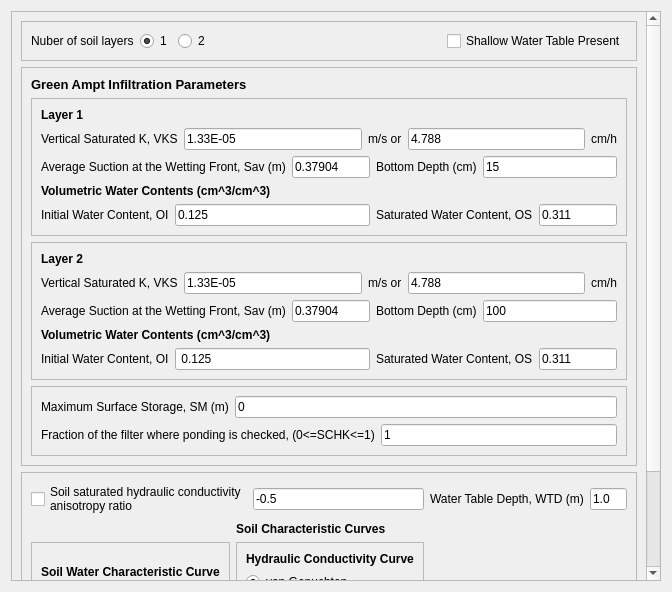
<?xml version="1.0" encoding="UTF-8"?>
<ui version="4.0">
 <class>Dialog</class>
 <widget class="QDialog" name="Dialog">
  <property name="geometry">
   <rect>
    <x>0</x>
    <y>0</y>
    <width>672</width>
    <height>592</height>
   </rect>
  </property>
  <property name="windowTitle">
   <string>Dialog</string>
  </property>
  <layout class="QGridLayout" name="gridLayout_10">
   <item row="0" column="0">
    <widget class="QScrollArea" name="scrollArea">
     <property name="widgetResizable">
      <bool>true</bool>
     </property>
     <widget class="QWidget" name="scrollAreaWidgetContents">
      <property name="geometry">
       <rect>
        <x>0</x>
        <y>-96</y>
        <width>635</width>
        <height>678</height>
       </rect>
      </property>
      <layout class="QGridLayout" name="gridLayout_9">
       <item row="0" column="0">
        <widget class="QFrame" name="frame">
         <property name="maximumSize">
          <size>
           <width>16777215</width>
           <height>40</height>
          </size>
         </property>
         <property name="frameShape">
          <enum>QFrame::StyledPanel</enum>
         </property>
         <property name="frameShadow">
          <enum>QFrame::Raised</enum>
         </property>
         <layout class="QGridLayout" name="gridLayout">
          <item row="0" column="2">
           <widget class="QRadioButton" name="radio_two">
            <property name="text">
             <string>2</string>
            </property>
           </widget>
          </item>
          <item row="0" column="0">
           <widget class="QLabel" name="label">
            <property name="text">
             <string>Nuber of soil layers</string>
            </property>
           </widget>
          </item>
          <item row="0" column="4">
           <widget class="QCheckBox" name="check_water_table">
            <property name="text">
             <string>Shallow Water Table Present</string>
            </property>
           </widget>
          </item>
          <item row="0" column="1">
           <widget class="QRadioButton" name="radio_one">
            <property name="text">
             <string>1</string>
            </property>
            <property name="checked">
             <bool>true</bool>
            </property>
           </widget>
          </item>
          <item row="0" column="3">
           <spacer name="horizontalSpacer">
            <property name="orientation">
             <enum>Qt::Horizontal</enum>
            </property>
            <property name="sizeHint" stdset="0">
             <size>
              <width>40</width>
              <height>20</height>
             </size>
            </property>
           </spacer>
          </item>
         </layout>
        </widget>
       </item>
       <item row="1" column="0">
        <widget class="QFrame" name="frame_2">
         <property name="frameShape">
          <enum>QFrame::StyledPanel</enum>
         </property>
         <property name="frameShadow">
          <enum>QFrame::Raised</enum>
         </property>
         <layout class="QGridLayout" name="gridLayout_8">
          <item row="0" column="0">
           <widget class="QLabel" name="label_2">
            <property name="font">
             <font>
              <pointsize>10</pointsize>
              <weight>75</weight>
              <bold>true</bold>
             </font>
            </property>
            <property name="text">
             <string>Green Ampt Infiltration Parameters</string>
            </property>
           </widget>
          </item>
          <item row="1" column="0">
           <widget class="QFrame" name="frame_3">
            <property name="frameShape">
             <enum>QFrame::StyledPanel</enum>
            </property>
            <property name="frameShadow">
             <enum>QFrame::Raised</enum>
            </property>
            <layout class="QGridLayout" name="gridLayout_3">
             <item row="0" column="0">
              <widget class="QLabel" name="label_3">
               <property name="font">
                <font>
                 <pointsize>9</pointsize>
                 <weight>75</weight>
                 <bold>true</bold>
                </font>
               </property>
               <property name="text">
                <string>Layer 1</string>
               </property>
              </widget>
             </item>
             <item row="1" column="0" colspan="2">
              <layout class="QHBoxLayout" name="horizontalLayout">
               <item>
                <widget class="QLabel" name="label_4">
                 <property name="text">
                  <string>Vertical Saturated K, VKS</string>
                 </property>
                </widget>
               </item>
               <item>
                <widget class="QLineEdit" name="line_vertical_ms">
                 <property name="text">
                  <string>1.33E-05</string>
                 </property>
                </widget>
               </item>
               <item>
                <widget class="QLabel" name="label_5">
                 <property name="text">
                  <string>m/s or</string>
                 </property>
                </widget>
               </item>
               <item>
                <widget class="QLineEdit" name="line_vertical_cmh">
                 <property name="text">
                  <string>4.788</string>
                 </property>
                </widget>
               </item>
               <item>
                <widget class="QLabel" name="label_6">
                 <property name="text">
                  <string>cm/h</string>
                 </property>
                </widget>
               </item>
              </layout>
             </item>
             <item row="2" column="0">
              <layout class="QHBoxLayout" name="horizontalLayout_2">
               <item>
                <widget class="QLabel" name="label_7">
                 <property name="text">
                  <string>Average Suction at the Wetting Front, Sav (m)</string>
                 </property>
                </widget>
               </item>
               <item>
                <widget class="QLineEdit" name="line_average">
                 <property name="text">
                  <string>0.37904</string>
                 </property>
                </widget>
               </item>
              </layout>
             </item>
             <item row="2" column="1">
              <layout class="QHBoxLayout" name="horizontalLayout_3">
               <item>
                <widget class="QLabel" name="label_8">
                 <property name="text">
                  <string>Bottom Depth (cm)</string>
                 </property>
                </widget>
               </item>
               <item>
                <widget class="QLineEdit" name="line_bottom">
                 <property name="text">
                  <string>15</string>
                 </property>
                </widget>
               </item>
              </layout>
             </item>
             <item row="3" column="0">
              <widget class="QLabel" name="label_9">
               <property name="font">
                <font>
                 <weight>75</weight>
                 <bold>true</bold>
                </font>
               </property>
               <property name="text">
                <string>Volumetric Water Contents (cm^3/cm^3)</string>
               </property>
              </widget>
             </item>
             <item row="4" column="0">
              <layout class="QHBoxLayout" name="horizontalLayout_4">
               <item>
                <widget class="QLabel" name="label_10">
                 <property name="text">
                  <string>Initial Water Content, OI</string>
                 </property>
                </widget>
               </item>
               <item>
                <widget class="QLineEdit" name="line_initial">
                 <property name="text">
                  <string>0.125</string>
                 </property>
                </widget>
               </item>
              </layout>
             </item>
             <item row="4" column="1">
              <layout class="QHBoxLayout" name="horizontalLayout_5">
               <item>
                <widget class="QLabel" name="label_11">
                 <property name="text">
                  <string>Saturated Water Content, OS</string>
                 </property>
                </widget>
               </item>
               <item>
                <widget class="QLineEdit" name="line_saturated">
                 <property name="text">
                  <string>0.311</string>
                 </property>
                </widget>
               </item>
              </layout>
             </item>
            </layout>
           </widget>
          </item>
          <item row="2" column="0">
           <widget class="QFrame" name="frame_5">
            <property name="frameShape">
             <enum>QFrame::StyledPanel</enum>
            </property>
            <property name="frameShadow">
             <enum>QFrame::Raised</enum>
            </property>
            <layout class="QGridLayout" name="gridLayout_4">
             <item row="0" column="0">
              <widget class="QLabel" name="label_14">
               <property name="font">
                <font>
                 <pointsize>9</pointsize>
                 <weight>75</weight>
                 <bold>true</bold>
                </font>
               </property>
               <property name="text">
                <string>Layer 2</string>
               </property>
              </widget>
             </item>
             <item row="1" column="0" colspan="2">
              <layout class="QHBoxLayout" name="horizontalLayout_6">
               <item>
                <widget class="QLabel" name="label_15">
                 <property name="text">
                  <string>Vertical Saturated K, VKS</string>
                 </property>
                </widget>
               </item>
               <item>
                <widget class="QLineEdit" name="line_vertical_ms_2">
                 <property name="text">
                  <string>1.33E-05</string>
                 </property>
                </widget>
               </item>
               <item>
                <widget class="QLabel" name="label_16">
                 <property name="text">
                  <string>m/s or</string>
                 </property>
                </widget>
               </item>
               <item>
                <widget class="QLineEdit" name="line_vertical_cmh_2">
                 <property name="text">
                  <string>4.788</string>
                 </property>
                </widget>
               </item>
               <item>
                <widget class="QLabel" name="label_17">
                 <property name="text">
                  <string>cm/h</string>
                 </property>
                </widget>
               </item>
              </layout>
             </item>
             <item row="2" column="0">
              <layout class="QHBoxLayout" name="horizontalLayout_7">
               <item>
                <widget class="QLabel" name="label_18">
                 <property name="text">
                  <string>Average Suction at the Wetting Front, Sav (m)</string>
                 </property>
                </widget>
               </item>
               <item>
                <widget class="QLineEdit" name="line_average_2">
                 <property name="text">
                  <string>0.37904</string>
                 </property>
                </widget>
               </item>
              </layout>
             </item>
             <item row="2" column="1">
              <layout class="QHBoxLayout" name="horizontalLayout_8">
               <item>
                <widget class="QLabel" name="label_19">
                 <property name="text">
                  <string>Bottom Depth (cm)</string>
                 </property>
                </widget>
               </item>
               <item>
                <widget class="QLineEdit" name="line_bottom_2">
                 <property name="text">
                  <string>100</string>
                 </property>
                </widget>
               </item>
              </layout>
             </item>
             <item row="3" column="0">
              <widget class="QLabel" name="label_20">
               <property name="font">
                <font>
                 <weight>75</weight>
                 <bold>true</bold>
                </font>
               </property>
               <property name="text">
                <string>Volumetric Water Contents (cm^3/cm^3)</string>
               </property>
              </widget>
             </item>
             <item row="4" column="0">
              <layout class="QHBoxLayout" name="horizontalLayout_9">
               <item>
                <widget class="QLabel" name="label_21">
                 <property name="text">
                  <string>Initial Water Content, OI</string>
                 </property>
                </widget>
               </item>
               <item>
                <widget class="QLineEdit" name="line_initial_2">
                 <property name="text">
                  <string> 0.125</string>
                 </property>
                </widget>
               </item>
              </layout>
             </item>
             <item row="4" column="1">
              <layout class="QHBoxLayout" name="horizontalLayout_10">
               <item>
                <widget class="QLabel" name="label_22">
                 <property name="text">
                  <string>Saturated Water Content, OS</string>
                 </property>
                </widget>
               </item>
               <item>
                <widget class="QLineEdit" name="line_saturated_2">
                 <property name="text">
                  <string>0.311</string>
                 </property>
                </widget>
               </item>
              </layout>
             </item>
            </layout>
           </widget>
          </item>
          <item row="3" column="0">
           <widget class="QFrame" name="frame_4">
            <property name="frameShape">
             <enum>QFrame::StyledPanel</enum>
            </property>
            <property name="frameShadow">
             <enum>QFrame::Raised</enum>
            </property>
            <layout class="QGridLayout" name="gridLayout_2">
             <item row="0" column="0">
              <layout class="QHBoxLayout" name="horizontalLayout_14">
               <item>
                <widget class="QLabel" name="label_12">
                 <property name="text">
                  <string>Maximum Surface Storage, SM (m)</string>
                 </property>
                </widget>
               </item>
               <item>
                <widget class="QLineEdit" name="line_maximum">
                 <property name="text">
                  <string>0</string>
                 </property>
                </widget>
               </item>
              </layout>
             </item>
             <item row="1" column="0">
              <layout class="QHBoxLayout" name="horizontalLayout_15">
               <item>
                <widget class="QLabel" name="label_13">
                 <property name="text">
                  <string>Fraction of the filter where ponding is checked, (0&lt;=SCHK&lt;=1)</string>
                 </property>
                </widget>
               </item>
               <item>
                <widget class="QLineEdit" name="line_fraction">
                 <property name="text">
                  <string>1</string>
                 </property>
                </widget>
               </item>
              </layout>
             </item>
            </layout>
           </widget>
          </item>
         </layout>
        </widget>
       </item>
       <item row="2" column="0">
        <widget class="QFrame" name="frame_6">
         <property name="frameShape">
          <enum>QFrame::StyledPanel</enum>
         </property>
         <property name="frameShadow">
          <enum>QFrame::Raised</enum>
         </property>
         <layout class="QGridLayout" name="gridLayout_7">
          <item row="0" column="0" colspan="2">
           <layout class="QHBoxLayout" name="horizontalLayout_12">
            <item>
             <widget class="QCheckBox" name="check_input">
              <property name="text">
               <string>Soil saturated hydraulic conductivity
anisotropy ratio </string>
              </property>
             </widget>
            </item>
            <item>
             <widget class="QLineEdit" name="line_input">
              <property name="text">
               <string>-0.5</string>
              </property>
             </widget>
            </item>
           </layout>
          </item>
          <item row="0" column="2">
           <layout class="QHBoxLayout" name="horizontalLayout_11">
            <item>
             <widget class="QLabel" name="label_23">
              <property name="text">
               <string>Water Table Depth, WTD (m)</string>
              </property>
             </widget>
            </item>
            <item>
             <widget class="QLineEdit" name="line_water_depth">
              <property name="text">
               <string>1.0</string>
              </property>
             </widget>
            </item>
           </layout>
          </item>
          <item row="2" column="0">
           <widget class="QFrame" name="frame_7">
            <property name="frameShape">
             <enum>QFrame::StyledPanel</enum>
            </property>
            <property name="frameShadow">
             <enum>QFrame::Raised</enum>
            </property>
            <layout class="QGridLayout" name="gridLayout_5">
             <item row="0" column="0">
              <widget class="QLabel" name="label_24">
               <property name="font">
                <font>
                 <weight>75</weight>
                 <bold>true</bold>
                </font>
               </property>
               <property name="text">
                <string>Soil Water Characteristic Curve</string>
               </property>
              </widget>
             </item>
             <item row="1" column="0">
              <widget class="QRadioButton" name="radioButton_3">
               <property name="text">
                <string>van Genuchten</string>
               </property>
               <property name="checked">
                <bool>true</bool>
               </property>
              </widget>
             </item>
             <item row="2" column="0">
              <widget class="QRadioButton" name="radioButton_4">
               <property name="text">
                <string>Brooks and Corey</string>
               </property>
              </widget>
             </item>
            </layout>
           </widget>
          </item>
          <item row="2" column="1">
           <widget class="QFrame" name="frame_8">
            <property name="frameShape">
             <enum>QFrame::StyledPanel</enum>
            </property>
            <property name="frameShadow">
             <enum>QFrame::Raised</enum>
            </property>
            <layout class="QGridLayout" name="gridLayout_6">
             <item row="2" column="0">
              <widget class="QRadioButton" name="radioButton_6">
               <property name="text">
                <string>Brooks and Corey</string>
               </property>
              </widget>
             </item>
             <item row="0" column="0">
              <widget class="QLabel" name="label_25">
               <property name="font">
                <font>
                 <weight>75</weight>
                 <bold>true</bold>
                </font>
               </property>
               <property name="text">
                <string>Hydraulic Conductivity Curve</string>
               </property>
              </widget>
             </item>
             <item row="1" column="0">
              <widget class="QRadioButton" name="radioButton_5">
               <property name="text">
                <string>van Genuchten</string>
               </property>
               <property name="checked">
                <bool>true</bool>
               </property>
              </widget>
             </item>
             <item row="3" column="0">
              <widget class="QRadioButton" name="radioButton_7">
               <property name="text">
                <string>Gardner</string>
               </property>
              </widget>
             </item>
            </layout>
           </widget>
          </item>
          <item row="2" column="2">
           <widget class="QPushButton" name="show_parameters">
            <property name="text">
             <string>Show 
Parameters</string>
            </property>
           </widget>
          </item>
          <item row="1" column="1">
           <widget class="QLabel" name="label_26">
            <property name="font">
             <font>
              <weight>75</weight>
              <bold>true</bold>
             </font>
            </property>
            <property name="text">
             <string>Soil Characteristic Curves</string>
            </property>
           </widget>
          </item>
         </layout>
        </widget>
       </item>
       <item row="3" column="0">
        <layout class="QHBoxLayout" name="horizontalLayout_13">
         <item>
          <widget class="QPushButton" name="save_continue">
           <property name="text">
            <string>Save - Continue Editing</string>
           </property>
          </widget>
         </item>
         <item>
          <widget class="QPushButton" name="pushButton_3">
           <property name="text">
            <string>Save and Close</string>
           </property>
          </widget>
         </item>
         <item>
          <widget class="QPushButton" name="pushButton_4">
           <property name="text">
            <string>Close</string>
           </property>
          </widget>
         </item>
         <item>
          <widget class="QPushButton" name="pushButton_5">
           <property name="text">
            <string>Help</string>
           </property>
          </widget>
         </item>
        </layout>
       </item>
      </layout>
     </widget>
    </widget>
   </item>
  </layout>
 </widget>
 <resources/>
 <connections/>
</ui>
